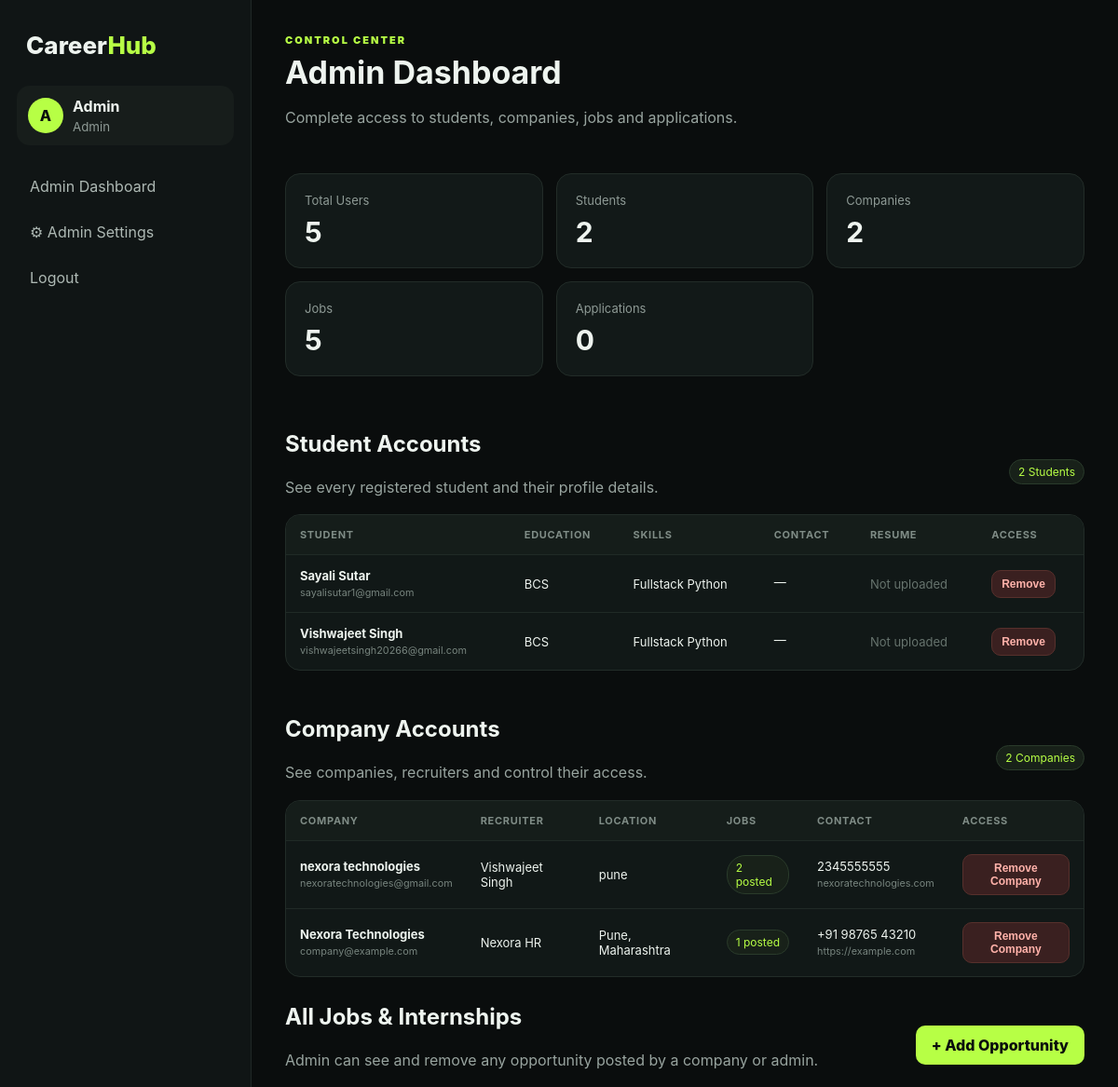
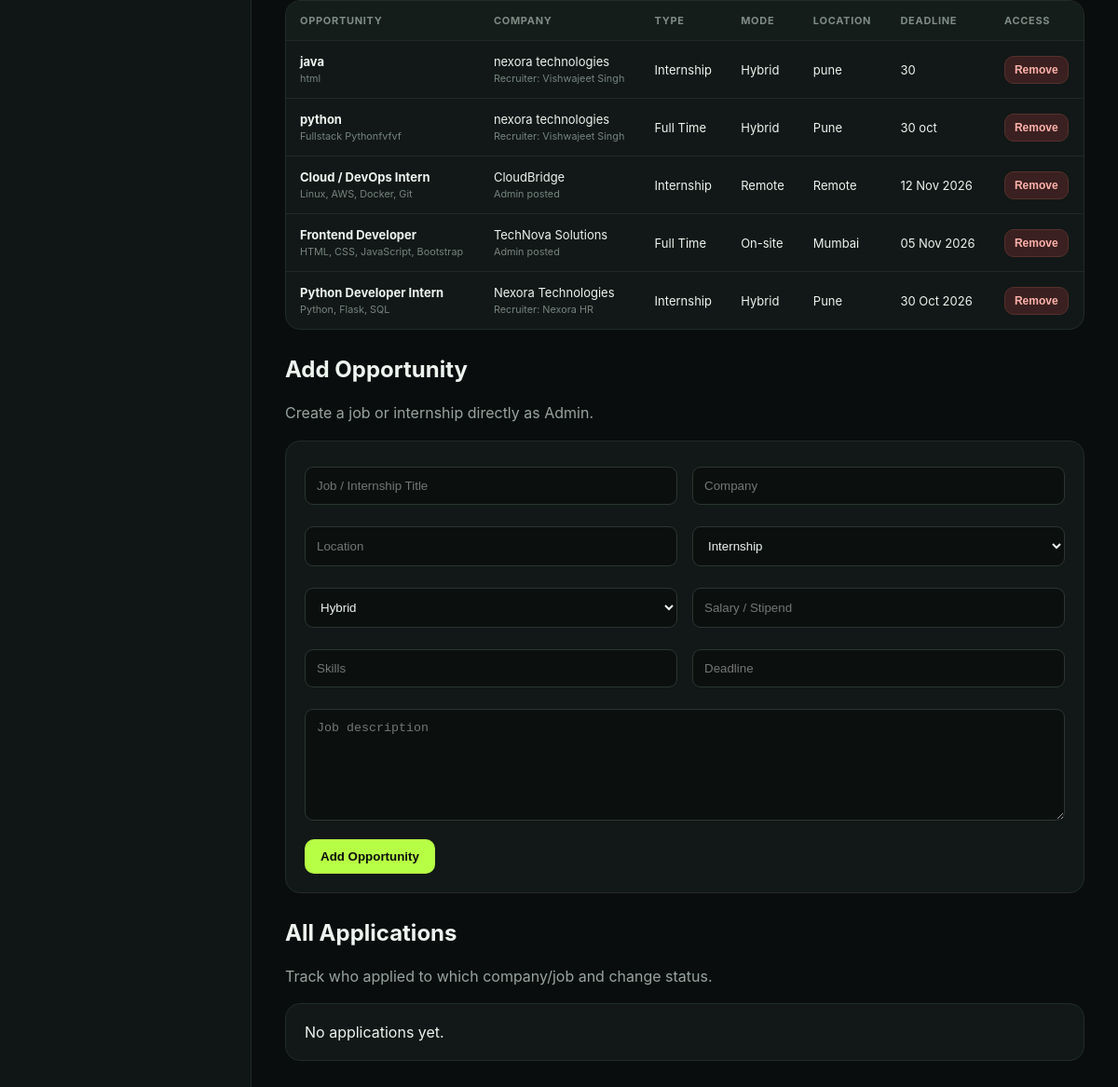
The app's page /admin (signed in) with its own data (2 pictures, top to bottom).
### app.py (models this page shows)
class User(db.Model):
    id = db.Column(db.Integer, primary_key=True)
    name = db.Column(db.String(120), nullable=False)
    email = db.Column(db.String(160), unique=True, nullable=False)
    password = db.Column(db.String(255), nullable=False)
    role = db.Column(db.String(30), default='student')
    phone = db.Column(db.String(30), default='')
    location = db.Column(db.String(160), default='')
    education = db.Column(db.String(250), default='')
    skills = db.Column(db.String(1000), default='')
    bio = db.Column(db.Text, default='')
    linkedin = db.Column(db.String(300), default='')
    github = db.Column(db.String(300), default='')
    resume = db.Column(db.String(300), default='')
    company_name = db.Column(db.String(180), default='')
    company_description = db.Column(db.Text, default='')
    website = db.Column(db.String(300), default='')
    company_location = db.Column(db.String(160), default='')
    recruiter_name = db.Column(db.String(120), default='')

class Job(db.Model):
    id = db.Column(db.Integer, primary_key=True)
    title = db.Column(db.String(160), nullable=False)
    company = db.Column(db.String(160), nullable=False)
    company_id = db.Column(db.Integer, db.ForeignKey('user.id'), nullable=True)
    location = db.Column(db.String(120), default='Pune')
    job_type = db.Column(db.String(80), default='Full Time')
    mode = db.Column(db.String(50), default='Hybrid')
    salary = db.Column(db.String(100), default='')
    skills = db.Column(db.String(500), default='')
    description = db.Column(db.Text, default='')
    deadline = db.Column(db.String(30), default='')
    created_at = db.Column(db.DateTime, default=datetime.utcnow)
    owner = db.relationship('User', foreign_keys=[company_id])

### app.py (the view)
@app.route('/admin')
def admin():
    if not login_required('admin'): return redirect(url_for('index'))
    users = User.query.order_by(User.id.desc()).all()
    students = User.query.filter_by(role='student').order_by(User.id.desc()).all()
    companies = User.query.filter_by(role='company').order_by(User.id.desc()).all()
    jobs = Job.query.order_by(Job.id.desc()).all()
    applications = Application.query.order_by(Application.id.desc()).all()
    counts = {
        'users': len(users),
        'students': len(students),
        'companies': len(companies),
        'jobs': len(jobs),
        'applications': len(applications),
    }
    return render_template('admin.html', users=users, students=students, companies=companies, jobs=jobs, applications=applications, counts=counts)

### app.py (called while the page is built)
def current_user():
    return db.session.get(User, session['user_id']) if session.get('user_id') else None

def login_required(role=None):
    if not session.get('user_id'):
        return False
    return role is None or session.get('role') == role

@app.context_processor
def inject():
    u = current_user()
    data = {'current_user': u, 'application_count': 0, 'job_count': Job.query.count()}
    if u and u.role == 'student':
        data['application_count'] = Application.query.filter_by(student_id=u.id).count()
    return data

### templates/admin.html
{% extends 'base.html' %}
{% block content %}
<div class="top">
  <div>
    <div class="eyebrow">CONTROL CENTER</div>
    <h1>Admin Dashboard</h1>
    <p>Complete access to students, companies, jobs and applications.</p>
  </div>
</div>
<div class="cards admin-cards">
  <div><span>Total Users</span><strong>{{counts.users}}</strong></div>
  <div><span>Students</span><strong>{{counts.students}}</strong></div>
  <div><span>Companies</span><strong>{{counts.companies}}</strong></div>
  <div><span>Jobs</span><strong>{{counts.jobs}}</strong></div>
  <div><span>Applications</span><strong>{{counts.applications}}</strong></div>
</div>
<div class="admin-section-grid">
  <div class="section">
    <div class="section-head"><div><h2>Student Accounts</h2><p>See every registered student and their profile details.</p></div><span class="pill">{{students|length}} Students</span></div>
    <div class="admin-table-wrap">
      <table class="admin-table">
        <thead><tr><th>Student</th><th>Education</th><th>Skills</th><th>Contact</th><th>Resume</th><th>Access</th></tr></thead>
        <tbody>
        {% for u in students %}
          <tr>
            <td><b>{{u.name}}</b><small>{{u.email}}</small></td>
            <td>{{u.education or '—'}}</td>
            <td>{{u.skills or '—'}}</td>
            <td>{{u.phone or '—'}}<small>{{u.location or ''}}</small></td>
            <td>{% if u.resume %}<a class="mini-link" href="{{url_for('resume',user_id=u.id)}}" target="_blank">View Resume</a>{% else %}<span class="muted">Not uploaded</span>{% endif %}</td>
            <td><form method="post" action="{{url_for('admin_delete_user',user_id=u.id)}}" onsubmit="return confirm('Remove this student account and its applications?')"><button class="btn danger small">Remove</button></form></td>
          </tr>
        {% else %}<tr><td colspan="6" class="empty-cell">No students registered yet.</td></tr>{% endfor %}
        </tbody>
      </table>
    </div>
  </div>
  <div class="section">
    <div class="section-head"><div><h2>Company Accounts</h2><p>See companies, recruiters and control their access.</p></div><span class="pill">{{companies|length}} Companies</span></div>
    <div class="admin-table-wrap">
      <table class="admin-table">
        <thead><tr><th>Company</th><th>Recruiter</th><th>Location</th><th>Jobs</th><th>Contact</th><th>Access</th></tr></thead>
        <tbody>
        {% for c in companies %}
          {% set company_jobs = jobs|selectattr('company_id','equalto',c.id)|list %}
          <tr>
            <td><b>{{c.company_name or c.name}}</b><small>{{c.email}}</small></td>
            <td>{{c.recruiter_name or c.name}}</td>
            <td>{{c.company_location or c.location or '—'}}</td>
            <td><span class="tag">{{company_jobs|length}} posted</span></td>
            <td>{{c.phone or '—'}}<small>{{c.website or ''}}</small></td>
            <td><form method="post" action="{{url_for('admin_delete_user',user_id=c.id)}}" onsubmit="return confirm('Remove this company, all its jobs and related applications?')"><button class="btn danger small">Remove Company</button></form></td>
          </tr>
        {% else %}<tr><td colspan="6" class="empty-cell">No company accounts registered yet.</td></tr>{% endfor %}
        </tbody>
      </table>
    </div>
  </div>
</div>
<div class="section">
  <div class="section-head"><div><h2>All Jobs & Internships</h2><p>Admin can see and remove any opportunity posted by a company or admin.</p></div><a class="btn" href="#add-opportunity">+ Add Opportunity</a></div>
  <div class="admin-table-wrap">
    <table class="admin-table">
      <thead><tr><th>Opportunity</th><th>Company</th><th>Type</th><th>Mode</th><th>Location</th><th>Deadline</th><th>Access</th></tr></thead>
      <tbody>
      {% for j in jobs %}
        <tr>
          <td><b>{{j.title}}</b><small>{{j.skills or 'No skills specified'}}</small></td>
          <td>{{j.company}}{% if j.owner %}<small>Recruiter: {{j.owner.recruiter_name or j.owner.name}}</small>{% else %}<small>Admin posted</small>{% endif %}</td>
          <td>{{j.job_type}}</td><td>{{j.mode}}</td><td>{{j.location}}</td><td>{{j.deadline or '—'}}</td>
          <td><form method="post" action="{{url_for('admin_delete_job',job_id=j.id)}}" onsubmit="return confirm('Remove this job and all applications for it?')"><button class="btn danger small">Remove</button></form></td>
        </tr>
      {% else %}<tr><td colspan="7" class="empty-cell">No jobs available.</td></tr>{% endfor %}
      </tbody>
    </table>
  </div>
</div>
<div class="section" id="add-opportunity">
  <div class="section-head"><div><h2>Add Opportunity</h2><p>Create a job or internship directly as Admin.</p></div></div>
  <form class="panel" method="post" action="{{url_for('admin_add_job')}}">
    <div class="grid2">
      <input name="title" placeholder="Job / Internship Title" required>
      <input name="company" placeholder="Company" required>
      <input name="location" placeholder="Location">
      <select name="job_type"><option>Internship</option><option>Full Time</option><option>Part Time</option></select>
      <select name="mode"><option>Hybrid</option><option>Remote</option><option>On-site</option></select>
      <input name="salary" placeholder="Salary / Stipend">
      <input name="skills" placeholder="Skills">
      <input name="deadline" placeholder="Deadline">
    </div>
    <textarea name="description" placeholder="Job description"></textarea>
    <button class="btn">Add Opportunity</button>
  </form>
</div>
<div class="section">
  <div class="section-head"><div><h2>All Applications</h2><p>Track who applied to which company/job and change status.</p></div></div>
  {% for a in applications %}
    <div class="applicant admin-application">
      <div class="candidate">
        <div class="avatar">{{a.student.name[0]|upper}}</div>
        <div><b>{{a.student.name}}</b><small>{{a.student.email}} · {{a.student.phone or 'No phone'}}</small><small>{{a.job.title}} · {{a.job.company}}</small></div>
      </div>
      <div class="application-meta"><span class="status">{{a.status}}</span><small>Applied {{a.applied_at.strftime('%d %b %Y') if a.applied_at else ''}}</small></div>
      <div class="actions">
        {% if a.student.resume %}<a class="btn ghost small" href="{{url_for('resume',user_id=a.student.id)}}" target="_blank">Resume</a>{% endif %}
        {% for s in ['Under Review','Shortlisted','Interview','Selected','Rejected'] %}
          <form method="post" action="{{url_for('admin_status',app_id=a.id,status=s)}}"><button class="btn ghost small">{{s}}</button></form>
        {% endfor %}
        <form method="post" action="{{url_for('admin_delete_application',app_id=a.id)}}" onsubmit="return confirm('Remove this application?')"><button class="btn danger small">Delete</button></form>
      </div>
    </div>
  {% else %}<div class="empty">No applications yet.</div>{% endfor %}
</div>
{% endblock %}

### static/css/style.css (style rules this page uses)
* { box-sizing: border-box; }
html, body { margin: 0; min-height: 100%; overflow-x: hidden; }
body { background: #0a0d0d; color: #eef4ef; font-family: Inter, Arial, sans-serif; }
h1 { font-size: 34px; margin: 0 0 8px; }
h2 { margin-top: 0; }
p { color: #98a49f; line-height: 1.6; }
.top, .section-head { display: flex; justify-content: space-between; align-items: center; gap: 20px; }
.cards { display: grid; grid-template-columns: repeat(5, 1fr); gap: 14px; margin: 30px 0; }
.cards > div { background: #121918; border: 1px solid #222c28; padding: 20px; border-radius: 16px; }
.cards span { display: block; color: #8e9a95; font-size: 13px; }
.cards strong { font-size: 30px; margin-top: 8px; display: block; }
.btn { display: inline-block; border: 0; background: #b7ff45; color: #0a0d0d; padding: 11px 17px; border-radius: 10px; font-weight: 800; text-decoration: none; cursor: pointer; }
.btn.small { padding: 7px 10px; font-size: 12px; }
.section { margin-top: 28px; }
.job-card, .panel, .detail > div, .application, .applicant, .empty { background: #111817; border: 1px solid #222c28; border-radius: 16px; padding: 20px; }
.tag, .pill { display: inline-block; color: #b7ff45; background: #182119; border: 1px solid #2a3b2b; padding: 5px 9px; border-radius: 20px; font-size: 12px; }
input, select, textarea { width: 100%; background: #0b100f; color: #edf3ef; border: 1px solid #2b3631; border-radius: 9px; padding: 12px; margin: 7px 0 16px; outline: none; }
textarea { min-height: 120px; resize: vertical; }
.grid2 { display: grid; grid-template-columns: 1fr 1fr; gap: 0 16px; }
.center a, .back, a { color: #b7ff45; }
.eyebrow, .auth-kicker { font-size: 11px; font-weight: 900; letter-spacing: 2px; color: #b7ff45; }
.admin-section-grid > *, .admin-table-wrap, .panel, .job-card, .detail > div { min-width: 0; }
.admin-table-wrap { max-width: 100%; overflow-x: auto; overflow-y: hidden; }
.admin-section-grid { min-width: 0; }
.eyebrow { font-size: 11px; font-weight: 900; letter-spacing: 2px; color: #b7ff45; margin-bottom: 7px; }
.admin-cards { grid-template-columns: repeat(5, 1fr); }
.admin-section-grid { display: grid; grid-template-columns: 1fr 1fr; gap: 20px; }
.admin-table-wrap { overflow: auto; background: #111817; border: 1px solid #222c28; border-radius: 16px; }
.admin-table { width: 100%; border-collapse: collapse; min-width: 820px; }
.admin-table th, .admin-table td { padding: 14px 15px; text-align: left; border-bottom: 1px solid #202a26; font-size: 13px; vertical-align: middle; }
.admin-table th { color: #7f8c86; font-size: 11px; text-transform: uppercase; letter-spacing: 0.7px; background: #151d1a; }
.admin-table tr:last-child td { border-bottom: 0; }
.admin-table td b { font-size: 13px; }
.admin-table td small { display: block; color: #77847e; margin-top: 4px; max-width: 260px; white-space: normal; }
.muted { color: #66736d; }
.danger { background: #3a2020 !important; color: #ffb2aa !important; border: 1px solid #57302c; }
@media (max-width: 1200px) { .admin-cards { grid-template-columns: repeat(3, 1fr); } }
@media (max-width: 1200px) { .admin-section-grid { grid-template-columns: 1fr; } }

### records on screen
User: name "Sayali Sutar", email "sayalisutar1@gmail.com", education "BCS", skills "Fullstack Python", phone "—", resume "Not uploaded"
User: name "Vishwajeet Singh", email "vishwajeetsingh20266@gmail.com", education "BCS", skills "Fullstack Python", phone "—", resume "Not uploaded"
User: company_name "nexora technologies", email "nexoratechnologies@gmail.com", recruiter_name+name "Vishwajeet Singh", company_location "pune", company_jobs "2", phone "2345555555", website "nexoratechnologies.com"
User: company_name "Nexora Technologies", email "company@example.com", recruiter_name "Nexora HR", company_location "Pune, Maharashtra", company_jobs "1", phone "+91 98765 43210", website "https://example.com"
Job: title "java", skills "html", company "nexora technologies", owner "Vishwajeet Singh", job_type "Internship", mode "Hybrid", location "pune", deadline "30"
Job: title "python", skills "Fullstack Pythonfvfvf", company "nexora technologies", owner "Vishwajeet Singh", job_type "Full Time", mode "Hybrid", location "Pune", deadline "30 oct"
Job: title "Cloud / DevOps Intern", skills "Linux, AWS, Docker, Git", company "CloudBridge", shows "Admin posted", job_type "Internship", mode "Remote", location "Remote", deadline "12 Nov 2026"
Job: title "Frontend Developer", skills "HTML, CSS, JavaScript, Bootstrap", company "TechNova Solutions", shows "Admin posted", job_type "Full Time", mode "On-site", location "Mumbai", deadline "05 Nov 2026"
Job: title "Python Developer Intern", skills "Python, Flask, SQL", company "Nexora Technologies", owner "Nexora HR", job_type "Internship", mode "Hybrid", location "Pune", deadline "30 Oct 2026"

### other values on screen
{{ session.get('name', 'U')[0] | upper }} "A"
{{ session.get('name') }} "Admin"
{{ session.get('role') | title }} "Admin"
{{ counts.users }} "5"
{{ counts.students }} "2"
{{ counts.companies }} "2"
{{ counts.jobs }} "5"
{{ counts.applications }} "0"
{{ students|length }} "2"
{{ companies|length }} "2"
